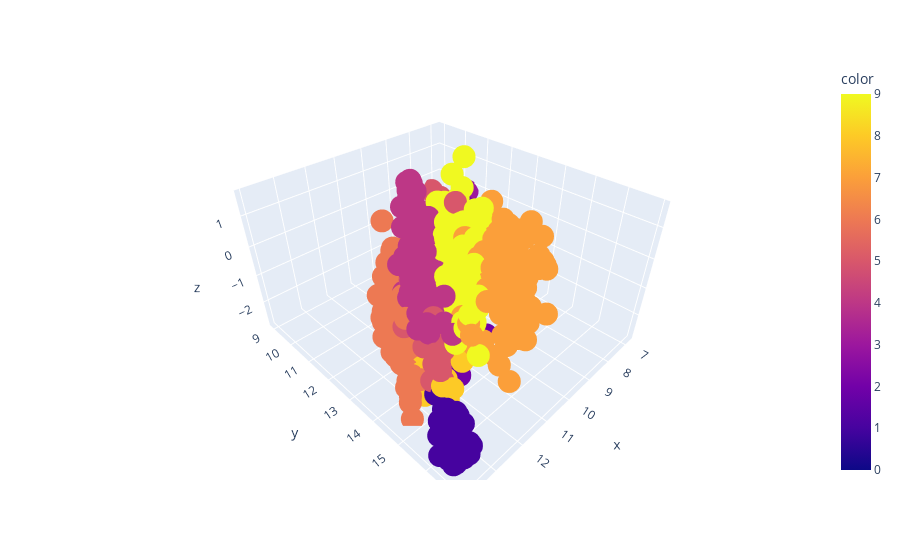

Notebook cell for this chart:
### Code cell
ex.scatter_3d(x=enc[:,0],y=enc[:,1],z=enc[:,2],color=Y.argmax(axis=1))

### Figure 1 — Plotly figure (JSON) as saved in the notebook; plotly's stock layout.template omitted (floating-point values rounded to 4 significant figures; data arrays with more than 128 entries replaced by an {"elided": "..."} marker saying what was removed)
{"data": [{"hovertemplate": "x=%{x}<br>y=%{y}<br>z=%{z}<br>color=%{marker.color}<extra></extra>", "legendgroup": "", "marker": {"color": {"elided": "1000 int values"}, "coloraxis": "coloraxis", "symbol": "circle"}, "mode": "markers", "name": "", "scene": "scene", "showlegend": false, "type": "scatter3d", "x": {"elided": "1000 float values"}, "y": {"elided": "1000 float values"}, "z": {"elided": "1000 float values"}}], "layout": {"coloraxis": {"colorbar": {"title": {"text": "color"}}, "colorscale": [[0, "#0d0887"], [0.1111, "#46039f"], [0.2222, "#7201a8"], [0.3333, "#9c179e"], [0.4444, "#bd3786"], [0.5556, "#d8576b"], [0.6667, "#ed7953"], [0.7778, "#fb9f3a"], [0.8889, "#fdca26"], [1, "#f0f921"]]}, "legend": {"tracegroupgap": 0}, "margin": {"t": 60}, "scene": {"domain": {"x": [0, 1], "y": [0, 1]}, "xaxis": {"title": {"text": "x"}}, "yaxis": {"title": {"text": "y"}}, "zaxis": {"title": {"text": "z"}}}}}
